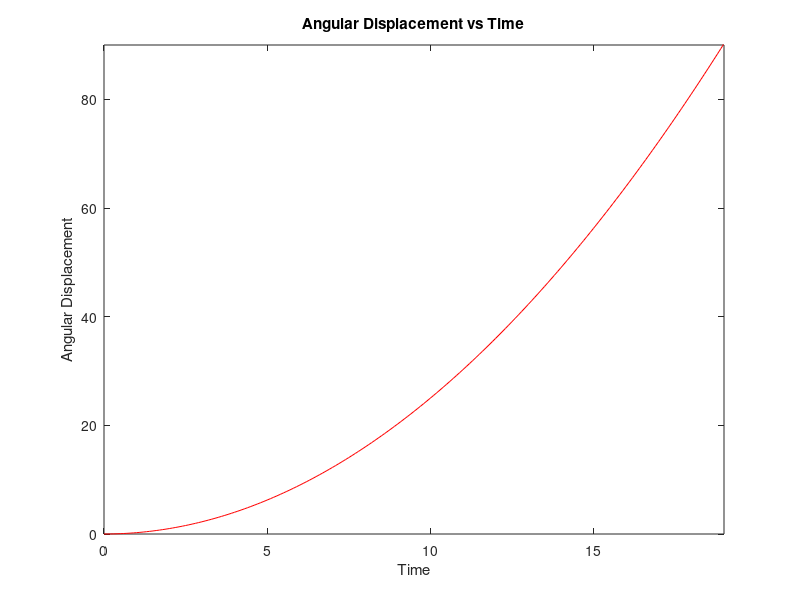

MATLAB code for this plot:
%the variables included are (initial) displacement, constant acceleration and time (s = ut + 0.5at^2)

s0 = 0; %metres
u = 0;
a = 0.5; %metres per second^2
smax = 90;
tincrement = 0.1;

t = [0]; %seconds
s = [0]; %metres

for m = 1:(360/tincrement)
    t(end + 1) = m*tincrement; %seconds
    s(end + 1) = u*t(end) + 0.5*a*t(end)*t(end) + s0; %metres
    if max(s) >= smax
        break
    end
end

%s=mod(s,360);

plot(t,s,"r")
title("Angular Displacement vs Time");
xlabel("Time");
ylabel("Angular Displacement");
tmin = min(t);
tmax = max(t);
smin = min(s);
axis([tmin tmax smin smax])